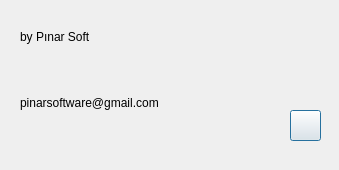
<?xml version="1.0" encoding="UTF-8"?>
<ui version="4.0">
 <class>Dialog</class>
 <widget class="QDialog" name="Dialog">
  <property name="geometry">
   <rect>
    <x>0</x>
    <y>0</y>
    <width>339</width>
    <height>170</height>
   </rect>
  </property>
  <property name="windowTitle">
   <string>Dialog</string>
  </property>
  <widget class="QLabel" name="label">
   <property name="geometry">
    <rect>
     <x>20</x>
     <y>10</y>
     <width>211</width>
     <height>121</height>
    </rect>
   </property>
   <property name="text">
    <string>&lt;html&gt;&lt;head/&gt;&lt;body&gt;&lt;p&gt;	by Pınar Soft&lt;/p&gt;&lt;p&gt;&lt;br/&gt;&lt;/p&gt;&lt;p&gt;        pinarsoftware@gmail.com&lt;/p&gt;&lt;/body&gt;&lt;/html&gt;</string>
   </property>
  </widget>
  <widget class="QPushButton" name="pushButton">
   <property name="geometry">
    <rect>
     <x>290</x>
     <y>110</y>
     <width>31</width>
     <height>31</height>
    </rect>
   </property>
   <property name="text">
    <string/>
   </property>
   <property name="icon">
    <iconset resource="resources.qrc">
     <normaloff>:/Info.ico</normaloff>:/Info.ico</iconset>
   </property>
  </widget>
 </widget>
 <resources>
  <include location="resources.qrc"/>
 </resources>
 <connections/>
</ui>
